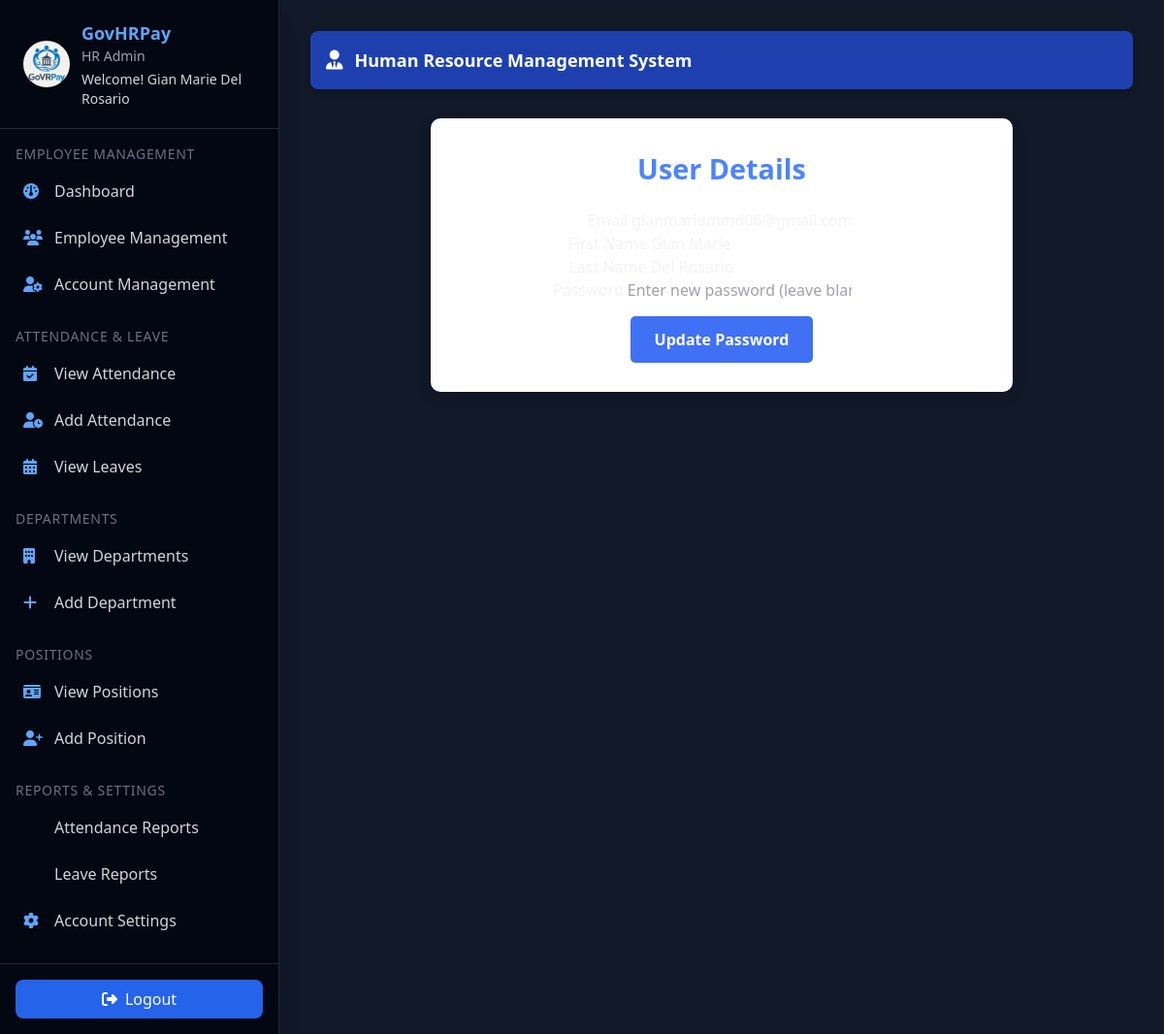
The page /edit-profile (signed in) on the database its author committed.
### hr_system/hr/models/user.py (models this page shows, shortened)
class User(UserMixin, db.Model):
    id = db.Column(db.Integer, primary_key=True)
    email = db.Column(db.String(150), unique=True, nullable=False)
    password = db.Column(db.String(150), nullable=False)
    first_name = db.Column(db.String(100), nullable=False)
    last_name = db.Column(db.String(100), nullable=False)
    role = db.Column(db.String(50), nullable=False, default="employee")
    department_id = db.Column(
        db.Integer, db.ForeignKey('department.id', name='fk_user_department_id')
    )
    position = db.Column(db.String(100))
    active = db.Column(db.Boolean, default=True)
    created_at = db.Column(db.DateTime, default=datetime.utcnow)
    last_login = db.Column(db.DateTime)
    managed_department = db.relationship(
        "Department",
        back_populates="head",
        uselist=False,
        foreign_keys="[Department.head_id]"
    )
    employee_profile = db.relationship(
        "Employee",
        back_populates="user",
        uselist=False
    )
    approved_leaves = db.relationship(
        "Leave",
        back_populates="approver",
        lazy=True,
        foreign_keys="[Leave.approved_by]"
    )
    department = db.relationship(
        "Department",
        backref="users",
        foreign_keys=[department_id]
    )
    def get_full_name(self):
        return f"{self.first_name} {self.last_name}"

### hr_system/hr/routes/auth_routes.py (the view, shortened to what this page needs)
@hr_auth_bp.route('/edit-profile', methods=['GET', 'POST'])
@login_required
def edit_profile():
    user = current_user
    return render_template('hr_auth/profile.html', user=user)

### hr_system/hr/__init__.py (called while the page is built)
@login_manager.user_loader
def load_user(user_id):
    return User.query.get(int(user_id))

### templates/hr_auth/profile.html (shortened to what this page needs)
{% extends "hr/admin/admin_base.html" %}
{% block content %}
<link
  rel="stylesheet"
  href="https://cdnjs.cloudflare.com/ajax/libs/font-awesome/6.4.2/css/all.min.css"
/>
<div class="content-wrap">
  <center>
    <div class="edit-container" style="max-width: 600px; width: 100%; background: #fff; padding: 30px; border-radius: 10px; box-shadow: 0 5px 15px rgba(0,0,0,0.1); margin-top: 30px;">
      <header style="font-size: 1.8em; font-weight: 600; color: #4b84fe; margin-bottom: 20px;">User Details</header>
      <form method="POST" action="{{ url_for('hr_admin.edit_password') }}" id="editProfileForm">
        <div class="input-field">
          <label>Email</label>
          <input type="email" name="email" value="{{ user.email }}" readonly />
        </div>
        <div class="input-field">
          <label>First Name</label>
          <input type="text" name="first_name" value="{{ user.first_name }}" readonly />
        </div>
        <div class="input-field">
          <label>Last Name</label>
          <input type="text" name="last_name" value="{{ user.last_name }}" readonly />
        </div>
        <div class="input-field" style="position: relative;">
          <label>Password</label>
          <input
            type="password"
            name="password"
            id="password"
            placeholder="Enter new password (leave blank to keep current)"
            style="padding-right: 40px;"
          />
        </div>
        <button type="button" class="submit" id="saveProfileBtn"
          style="margin-top: 15px; background-color: #4070f4; color: #fff; padding: 12px 25px; border-radius: 5px; border: none; font-weight: 600; cursor: pointer;">
          <span class="btnText">Update Password</span>
        </button>
      </form>
    </div>
  </center>
</div>
{% endblock %}

### templates/hr/admin/admin_base.html (shortened to what this page needs)
<!DOCTYPE html>
<html lang="en">
  <head>
    <link
      rel="stylesheet"
      href="https://cdnjs.cloudflare.com/ajax/libs/font-awesome/6.5.1/css/all.min.css"
    />
    <script src="https://cdn.tailwindcss.com"></script>
  </head>
  <body class="bg-gray-900 text-gray-100 flex flex-col md:flex-row min-h-screen font-sans">
    <aside
      id="sidebar"
      class="bg-gray-950 text-white w-64 sm:w-72 flex-shrink-0 fixed md:static inset-y-0 left-0 transform -translate-x-full md:translate-x-0 transition-transform duration-300 z-30 flex flex-col justify-between border-r border-gray-800 shadow-xl"
    >
      <div class="overflow-y-auto flex-grow">
        <div class="flex items-center gap-3 px-6 py-5 border-b border-gray-800 sticky top-0 bg-gray-950 z-10">
          <img
            src="{{ url_for('hr_admin.static', filename='img/logo2.avif') }}"
            alt="Logo"
            class="w-12 h-12 rounded-full object-cover"
          />
          <div>
            <h2 class="text-lg font-semibold text-blue-400">GovHRPay</h2>
            <p class="text-sm text-gray-400">HR Admin</p>
            <p class="text-sm text-gray-300 mt-1">
              Welcome! <span class="font-medium">{{ current_user.get_full_name() }}</span>
            </p>
          </div>
        </div>
        <nav class="mt-4 px-4 text-gray-300">
          {% for section, links in {
            "Employee Management": [
              ("fa-gauge", "Dashboard", "hr_admin.hr_dashboard"),
              ("fa-users", "Employee Management", "hr_admin.view_employees"),
              ("fa-user-gear", "Account Management", "hr_admin.view_users")
            ],
            "Attendance & Leave": [
              ("fa-calendar-check", "View Attendance", "hr_admin.attendance"),
              ("fa-user-clock", "Add Attendance", "hr_admin.add_attendance"),
              ("fa-calendar-days", "View Leaves", "hr_admin.view_leaves")
            ],
            "Departments": [
              ("fa-building", "View Departments", "hr_admin.view_departments"),
              ("fa-plus", "Add Department", "hr_admin.add_department")
            ],
            "Positions": [
              ("fa-id-card", "View Positions", "hr_admin.view_positions"),
              ("fa-user-plus", "Add Position", "hr_admin.add_position")
            ],
            "Reports & Settings": [
              ("fa-file-chart-column", "Attendance Reports", "hr_admin.attendance_report"),
              ("fa-file-chart-line", "Leave Reports", "hr_admin.leave_report"),
              ("fa-gear", "Account Settings", "hr_admin.profile")
            ]
          }.items() %}
          <div class="mb-6">
            <h3 class="text-sm uppercase tracking-wider text-gray-500 mb-2">{{ section }}</h3>
            <ul class="space-y-2">
              {% for icon, text, url in links %}
              <li>
                <a href="{{ url_for(url) }}" class="flex items-center gap-3 p-2 rounded-lg hover:bg-blue-700/40 transition">
                  <i class="fa-solid {{ icon }} text-blue-400 w-5"></i> {{ text }}
                </a>
              </li>
              {% endfor %}
            </ul>
          </div>
        </nav>
      </div>
      <div class="p-4 border-t border-gray-800">
        <button
          id="logoutBtn"
          class="flex items-center gap-2 w-full justify-center py-2 rounded-lg bg-blue-600 hover:bg-blue-700 transition"
        >
          <i class="fa-solid fa-right-from-bracket"></i> Logout
        </button>
      </div>
    </aside>
    <main class="flex-1 p-4 sm:p-6 md:p-8 overflow-y-auto bg-gray-900">
      <div class="bg-blue-800 text-white rounded-lg p-4 mb-6 flex flex-wrap gap-3 items-center justify-between shadow-md sticky top-0 z-10 hidden md:flex">
        <div class="flex items-center gap-3">
          <i class="fa-solid fa-user-tie text-xl"></i>
          <h1 class="text-lg font-semibold">Human Resource Management System</h1>
        </div>
      </div>
      {% block content %}{% endblock %}
    </main>
  </body>
</html>

### rows shown on the page
User: get_full_name "Gian Marie Del Rosario", email "gianmariemmd06@gmail.com", first_name "Gian Marie", last_name "Del Rosario"

### other values the page prints
{{ section }} "EMPLOYEE MANAGEMENT" "ATTENDANCE & LEAVE" "DEPARTMENTS" "POSITIONS" "REPORTS & SETTINGS"
{{ text }} "Dashboard" "Employee Management" "Account Management" "View Attendance" "Add Attendance" "View Leaves" "View Departments" "Add Department" "View Positions" "Add Position" "Attendance Reports" "Leave Reports" "Account Settings"
